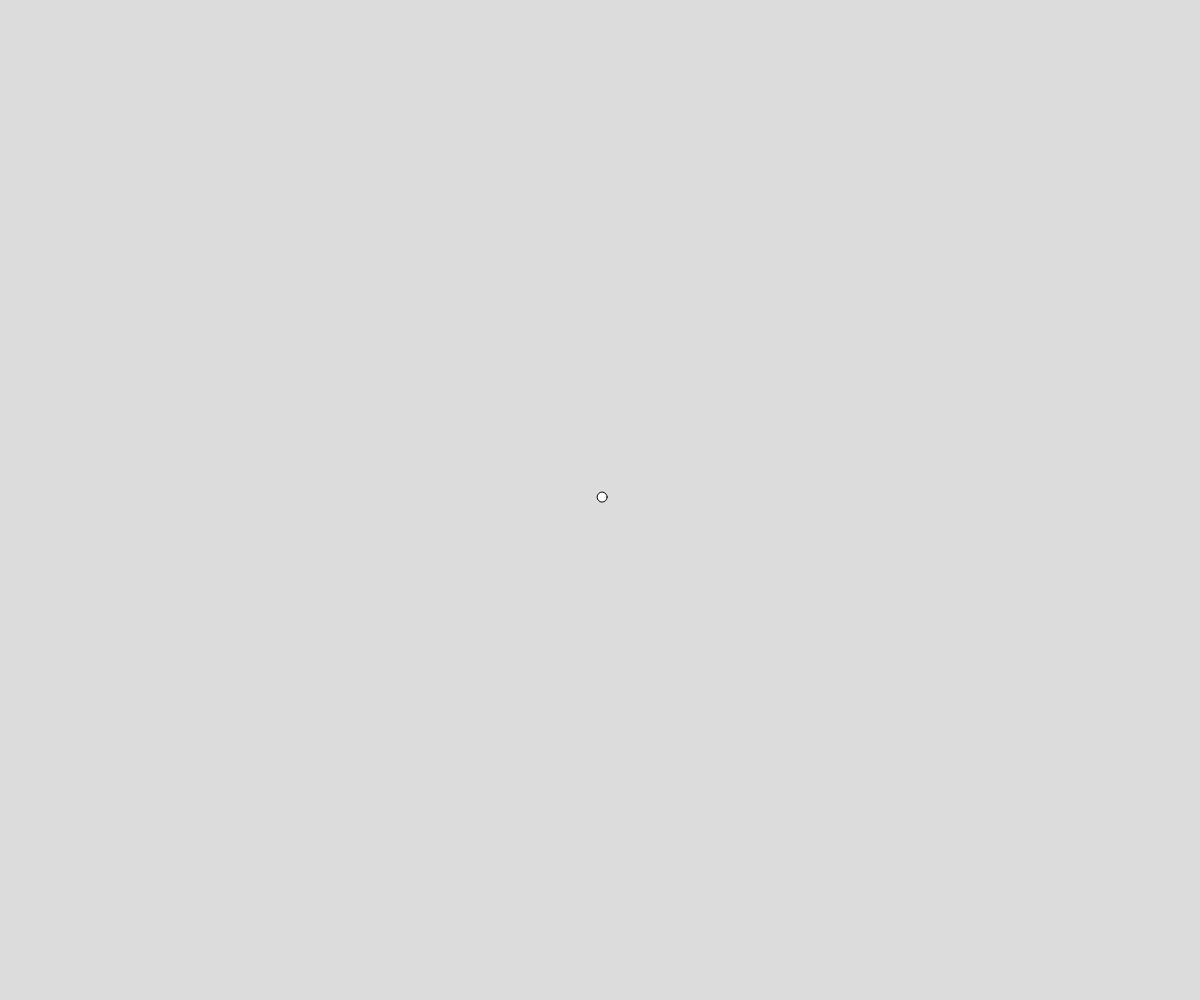
Frame 1 (no input)
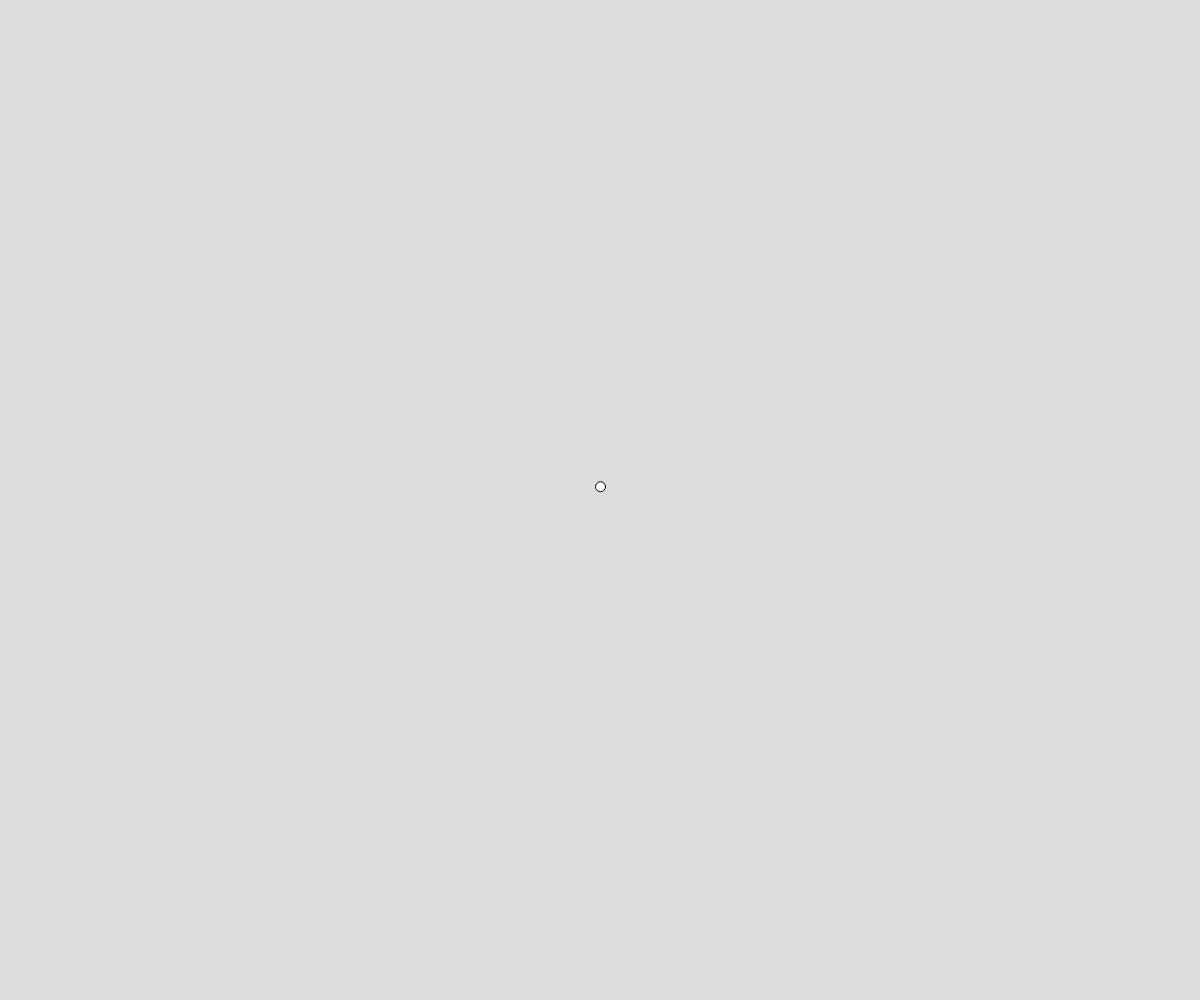
Frame 60 (no input)
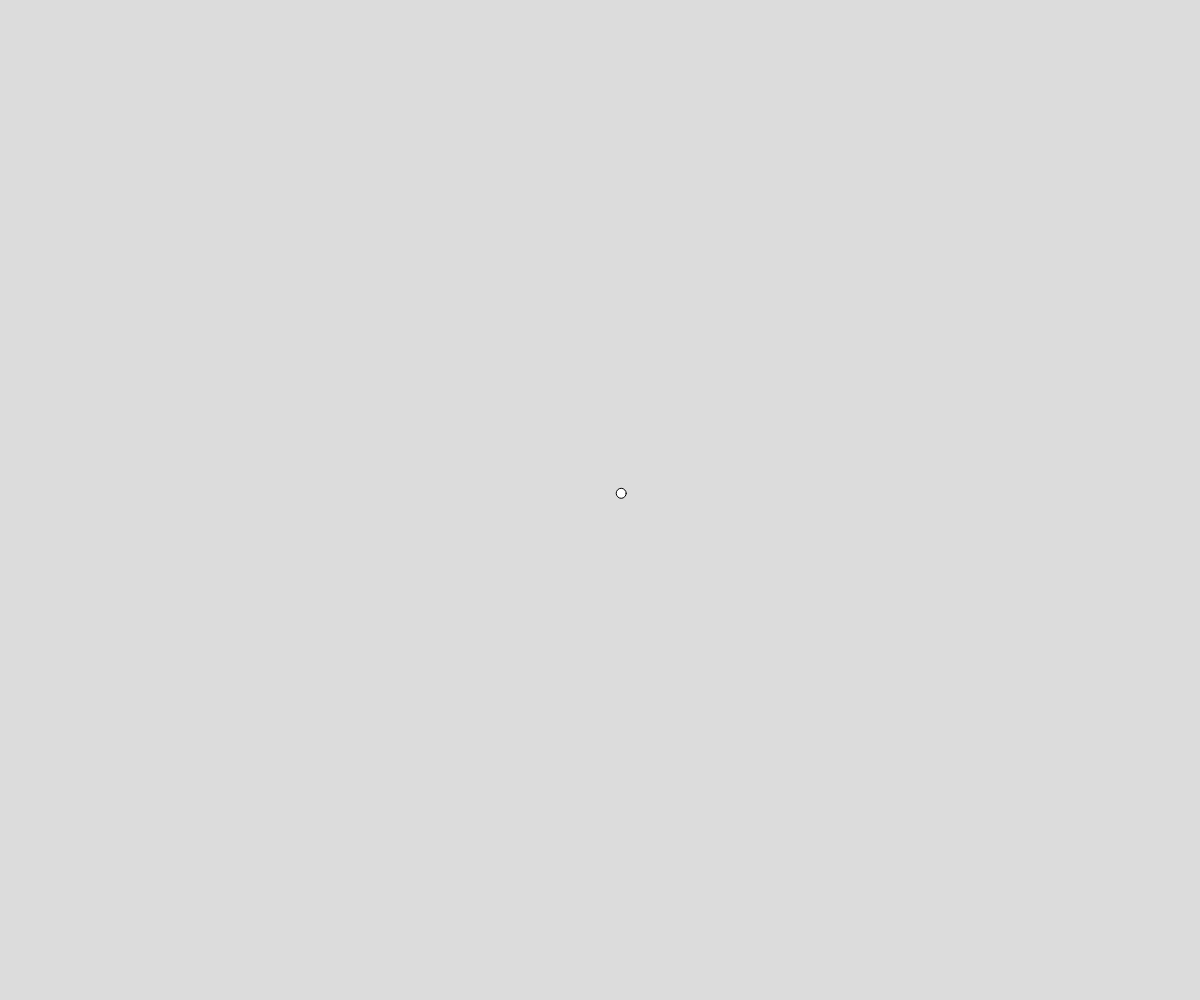
Frame 120 (the mouse pressed at the canvas centre since frame 60)

The p5.js sketch that drew these frames (run headless with seeded random() and noise() and a simulated clock; from frame 60 on, the mouse is pressed at the canvas centre):

// p5.js sketch
// ── sketch.js
// Inheritance OOP Demo

let particle;

function setup() {
  createCanvas(windowWidth, windowHeight);
  particle = new Particle(width/2, height/2);
}

function draw() {
  background(220);
  particle.update();
  particle.display();
}

class Particle {
  constructor(x, y) {
    this.x = x;
    this.y = y;
    this.size = 10;
  }

  update() {
    this.x += random(-5, 5);
    this.y += random(-5, 5);
  }

  display() {
    circle(this.x, this.y, this.size);
  }
}

class Confetti extends Particle {
  constructor(x, y) {
    super(x, y);
  }
}
